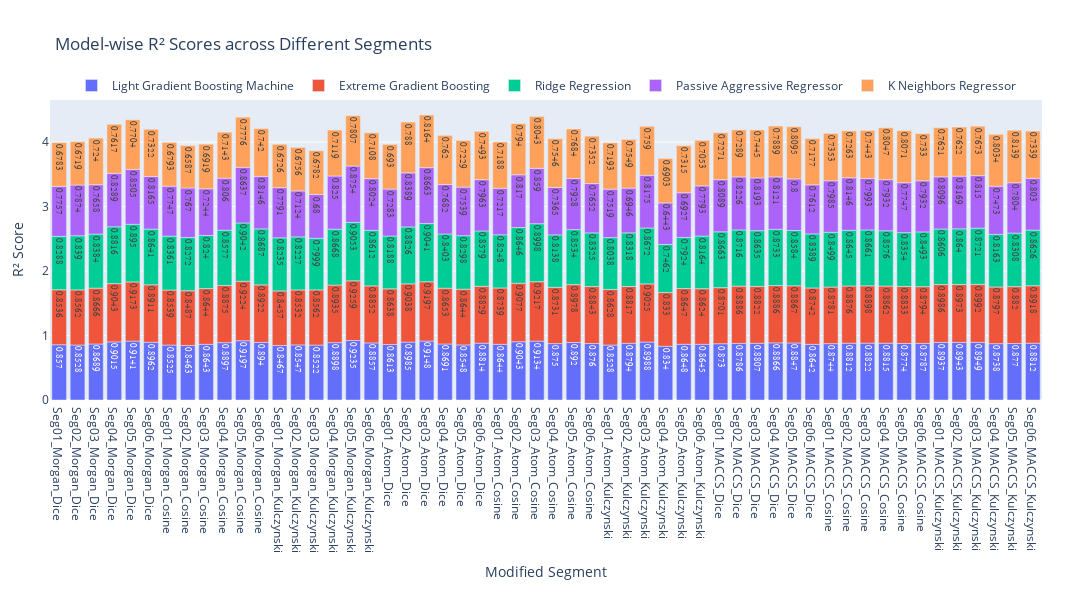

The cell this chart's notebook holds for it:
### Code cell
import plotly.express as px

# Create the bar plot with R² scores across different segments for each model
fig_model_segment = px.bar(final_results_top10, x='Modified Segment', y='R2', color='Model',
                          title='Model-wise R² Scores across Different Segments',
                          labels={'R2': 'R² Score'},
                          text=final_results_top10['R2'].round(4))  # Round to 4 decimals for display

# Update the layout to make the data labels visible
fig_model_segment.update_traces(textposition='auto', textfont=dict(size=12, family='Arial'))

# Adjust the layout
fig_model_segment.update_layout(
    height=600, width=1150, margin=dict(l=50, r=50, t=100, b=200),
    legend=dict(
        orientation='h',  # Make legend horizontal
        y=1.0,            # Position legend above the plot
        x=0.5,            # Center the legend horizontally
        xanchor='center', # Anchor the legend horizontally at the center
        yanchor='bottom', # Anchor the legend vertically at the bottom
        title_text=''     # Remove legend title
    ),
)

# Show the plot
fig_model_segment.show()

### Figure 1 — Plotly figure (JSON) as saved in the notebook; plotly's stock layout.template omitted (floating-point values rounded to 4 significant figures)
{"data": [{"alignmentgroup": "True", "hovertemplate": "Model=Light Gradient Boosting Machine<br>Modified Segment=%{x}<br>R² Score=%{y}<br>text=%{text}<extra></extra>", "legendgroup": "Light Gradient Boosting Machine", "marker": {"color": "#636efa", "pattern": {"shape": ""}}, "name": "Light Gradient Boosting Machine", "offsetgroup": "Light Gradient Boosting Machine", "orientation": "v", "showlegend": true, "text": [0.857, 0.8528, 0.8689, 0.9015, 0.9141, 0.8962, 0.8525, 0.8463, 0.8643, 0.8897, 0.9197, 0.894, 0.8467, 0.8547, 0.8522, 0.8898, 0.9235, 0.8857, 0.8613, 0.8985, 0.9148, 0.8691, 0.8548, 0.8814, 0.8644, 0.9043, 0.9134, 0.875, 0.892, 0.876, 0.8528, 0.8794, 0.8988, 0.834, 0.8648, 0.8645, 0.873, 0.8786, 0.8807, 0.8866, 0.8847, 0.8642, 0.8744, 0.8812, 0.8822, 0.8815, 0.8774, 0.8787, 0.8937, 0.8943, 0.8949, 0.8738, 0.877, 0.8812], "textfont": {"family": "Arial", "size": 12}, "textposition": "auto", "type": "bar", "x": ["Seg01_Morgan_Dice", "Seg02_Morgan_Dice", "Seg03_Morgan_Dice", "Seg04_Morgan_Dice", "Seg05_Morgan_Dice", "Seg06_Morgan_Dice", "Seg01_Morgan_Cosine", "Seg02_Morgan_Cosine", "Seg03_Morgan_Cosine", "Seg04_Morgan_Cosine", "Seg05_Morgan_Cosine", "Seg06_Morgan_Cosine", "Seg01_Morgan_Kulczynski", "Seg02_Morgan_Kulczynski", "Seg03_Morgan_Kulczynski", "Seg04_Morgan_Kulczynski", "Seg05_Morgan_Kulczynski", "Seg06_Morgan_Kulczynski", "Seg01_Atom_Dice", "Seg02_Atom_Dice", "Seg03_Atom_Dice", "Seg04_Atom_Dice", "Seg05_Atom_Dice", "Seg06_Atom_Dice", "Seg01_Atom_Cosine", "Seg02_Atom_Cosine", "Seg03_Atom_Cosine", "Seg04_Atom_Cosine", "Seg05_Atom_Cosine", "Seg06_Atom_Cosine", "Seg01_Atom_Kulczynski", "Seg02_Atom_Kulczynski", "Seg03_Atom_Kulczynski", "Seg04_Atom_Kulczynski", "Seg05_Atom_Kulczynski", "Seg06_Atom_Kulczynski", "Seg01_MACCS_Dice", "Seg02_MACCS_Dice", "Seg03_MACCS_Dice", "Seg04_MACCS_Dice", "Seg05_MACCS_Dice", "Seg06_MACCS_Dice", "Seg01_MACCS_Cosine", "Seg02_MACCS_Cosine", "Seg03_MACCS_Cosine", "Seg04_MACCS_Cosine", "Seg05_MACCS_Cosine", "Seg06_MACCS_Cosine", "Seg01_MACCS_Kulczynski", "Seg02_MACCS_Kulczynski", "Seg03_MACCS_Kulczynski", "Seg04_MACCS_Kulczynski", "Seg05_MACCS_Kulczynski", "Seg06_MACCS_Kulczynski"], "xaxis": "x", "y": [0.857, 0.8528, 0.8689, 0.9015, 0.9141, 0.8962, 0.8525, 0.8463, 0.8643, 0.8897, 0.9197, 0.894, 0.8467, 0.8547, 0.8522, 0.8898, 0.9235, 0.8857, 0.8613, 0.8985, 0.9148, 0.8691, 0.8548, 0.8814, 0.8644, 0.9043, 0.9134, 0.875, 0.892, 0.876, 0.8528, 0.8794, 0.8988, 0.834, 0.8648, 0.8645, 0.873, 0.8786, 0.8807, 0.8866, 0.8847, 0.8642, 0.8744, 0.8812, 0.8822, 0.8815, 0.8774, 0.8787, 0.8937, 0.8943, 0.8949, 0.8738, 0.877, 0.8812], "yaxis": "y"}, {"alignmentgroup": "True", "hovertemplate": "Model=Extreme Gradient Boosting<br>Modified Segment=%{x}<br>R² Score=%{y}<br>text=%{text}<extra></extra>", "legendgroup": "Extreme Gradient Boosting", "marker": {"color": "#EF553B", "pattern": {"shape": ""}}, "name": "Extreme Gradient Boosting", "offsetgroup": "Extreme Gradient Boosting", "orientation": "v", "showlegend": true, "text": [0.8536, 0.8562, 0.8666, 0.9043, 0.9173, 0.8911, 0.8539, 0.8487, 0.8644, 0.8875, 0.9224, 0.8922, 0.8457, 0.8532, 0.8562, 0.8935, 0.9259, 0.8852, 0.8638, 0.9038, 0.9197, 0.8653, 0.8644, 0.8829, 0.8739, 0.9077, 0.9217, 0.8731, 0.8978, 0.8843, 0.8628, 0.8817, 0.9025, 0.833, 0.8647, 0.8624, 0.8701, 0.8886, 0.8822, 0.8886, 0.8867, 0.8742, 0.8781, 0.8876, 0.8898, 0.8862, 0.8833, 0.8794, 0.8986, 0.8973, 0.8992, 0.8797, 0.882, 0.8918], "textfont": {"family": "Arial", "size": 12}, "textposition": "auto", "type": "bar", "x": ["Seg01_Morgan_Dice", "Seg02_Morgan_Dice", "Seg03_Morgan_Dice", "Seg04_Morgan_Dice", "Seg05_Morgan_Dice", "Seg06_Morgan_Dice", "Seg01_Morgan_Cosine", "Seg02_Morgan_Cosine", "Seg03_Morgan_Cosine", "Seg04_Morgan_Cosine", "Seg05_Morgan_Cosine", "Seg06_Morgan_Cosine", "Seg01_Morgan_Kulczynski", "Seg02_Morgan_Kulczynski", "Seg03_Morgan_Kulczynski", "Seg04_Morgan_Kulczynski", "Seg05_Morgan_Kulczynski", "Seg06_Morgan_Kulczynski", "Seg01_Atom_Dice", "Seg02_Atom_Dice", "Seg03_Atom_Dice", "Seg04_Atom_Dice", "Seg05_Atom_Dice", "Seg06_Atom_Dice", "Seg01_Atom_Cosine", "Seg02_Atom_Cosine", "Seg03_Atom_Cosine", "Seg04_Atom_Cosine", "Seg05_Atom_Cosine", "Seg06_Atom_Cosine", "Seg01_Atom_Kulczynski", "Seg02_Atom_Kulczynski", "Seg03_Atom_Kulczynski", "Seg04_Atom_Kulczynski", "Seg05_Atom_Kulczynski", "Seg06_Atom_Kulczynski", "Seg01_MACCS_Dice", "Seg02_MACCS_Dice", "Seg03_MACCS_Dice", "Seg04_MACCS_Dice", "Seg05_MACCS_Dice", "Seg06_MACCS_Dice", "Seg01_MACCS_Cosine", "Seg02_MACCS_Cosine", "Seg03_MACCS_Cosine", "Seg04_MACCS_Cosine", "Seg05_MACCS_Cosine", "Seg06_MACCS_Cosine", "Seg01_MACCS_Kulczynski", "Seg02_MACCS_Kulczynski", "Seg03_MACCS_Kulczynski", "Seg04_MACCS_Kulczynski", "Seg05_MACCS_Kulczynski", "Seg06_MACCS_Kulczynski"], "xaxis": "x", "y": [0.8536, 0.8562, 0.8666, 0.9043, 0.9173, 0.8911, 0.8539, 0.8487, 0.8644, 0.8875, 0.9224, 0.8922, 0.8457, 0.8532, 0.8562, 0.8935, 0.9259, 0.8852, 0.8638, 0.9038, 0.9197, 0.8653, 0.8644, 0.8829, 0.8739, 0.9077, 0.9217, 0.8731, 0.8978, 0.8843, 0.8628, 0.8817, 0.9025, 0.833, 0.8647, 0.8624, 0.8701, 0.8886, 0.8822, 0.8886, 0.8867, 0.8742, 0.8781, 0.8876, 0.8898, 0.8862, 0.8833, 0.8794, 0.8986, 0.8973, 0.8992, 0.8797, 0.882, 0.8918], "yaxis": "y"}, {"alignmentgroup": "True", "hovertemplate": "Model=Ridge Regression<br>Modified Segment=%{x}<br>R² Score=%{y}<br>text=%{text}<extra></extra>", "legendgroup": "Ridge Regression", "marker": {"color": "#00cc96", "pattern": {"shape": ""}}, "name": "Ridge Regression", "offsetgroup": "Ridge Regression", "orientation": "v", "showlegend": true, "text": [0.8288, 0.839, 0.8384, 0.8816, 0.895, 0.8641, 0.8361, 0.8272, 0.824, 0.8577, 0.9042, 0.8687, 0.8235, 0.8227, 0.7999, 0.8668, 0.9053, 0.8612, 0.8188, 0.8826, 0.9041, 0.8403, 0.8298, 0.8579, 0.8248, 0.8646, 0.8998, 0.8138, 0.8534, 0.8325, 0.8038, 0.8318, 0.8672, 0.7462, 0.7924, 0.8164, 0.8663, 0.8716, 0.8635, 0.8733, 0.8584, 0.8389, 0.8499, 0.8645, 0.8661, 0.8576, 0.8354, 0.8493, 0.8606, 0.864, 0.8721, 0.8163, 0.8308, 0.8626], "textfont": {"family": "Arial", "size": 12}, "textposition": "auto", "type": "bar", "x": ["Seg01_Morgan_Dice", "Seg02_Morgan_Dice", "Seg03_Morgan_Dice", "Seg04_Morgan_Dice", "Seg05_Morgan_Dice", "Seg06_Morgan_Dice", "Seg01_Morgan_Cosine", "Seg02_Morgan_Cosine", "Seg03_Morgan_Cosine", "Seg04_Morgan_Cosine", "Seg05_Morgan_Cosine", "Seg06_Morgan_Cosine", "Seg01_Morgan_Kulczynski", "Seg02_Morgan_Kulczynski", "Seg03_Morgan_Kulczynski", "Seg04_Morgan_Kulczynski", "Seg05_Morgan_Kulczynski", "Seg06_Morgan_Kulczynski", "Seg01_Atom_Dice", "Seg02_Atom_Dice", "Seg03_Atom_Dice", "Seg04_Atom_Dice", "Seg05_Atom_Dice", "Seg06_Atom_Dice", "Seg01_Atom_Cosine", "Seg02_Atom_Cosine", "Seg03_Atom_Cosine", "Seg04_Atom_Cosine", "Seg05_Atom_Cosine", "Seg06_Atom_Cosine", "Seg01_Atom_Kulczynski", "Seg02_Atom_Kulczynski", "Seg03_Atom_Kulczynski", "Seg04_Atom_Kulczynski", "Seg05_Atom_Kulczynski", "Seg06_Atom_Kulczynski", "Seg01_MACCS_Dice", "Seg02_MACCS_Dice", "Seg03_MACCS_Dice", "Seg04_MACCS_Dice", "Seg05_MACCS_Dice", "Seg06_MACCS_Dice", "Seg01_MACCS_Cosine", "Seg02_MACCS_Cosine", "Seg03_MACCS_Cosine", "Seg04_MACCS_Cosine", "Seg05_MACCS_Cosine", "Seg06_MACCS_Cosine", "Seg01_MACCS_Kulczynski", "Seg02_MACCS_Kulczynski", "Seg03_MACCS_Kulczynski", "Seg04_MACCS_Kulczynski", "Seg05_MACCS_Kulczynski", "Seg06_MACCS_Kulczynski"], "xaxis": "x", "y": [0.8288, 0.839, 0.8384, 0.8816, 0.895, 0.8641, 0.8361, 0.8272, 0.824, 0.8577, 0.9042, 0.8687, 0.8235, 0.8227, 0.7999, 0.8668, 0.9053, 0.8612, 0.8188, 0.8826, 0.9041, 0.8403, 0.8298, 0.8579, 0.8248, 0.8646, 0.8998, 0.8138, 0.8534, 0.8325, 0.8038, 0.8318, 0.8672, 0.7462, 0.7924, 0.8164, 0.8663, 0.8716, 0.8635, 0.8733, 0.8584, 0.8389, 0.8499, 0.8645, 0.8661, 0.8576, 0.8354, 0.8493, 0.8606, 0.864, 0.8721, 0.8163, 0.8308, 0.8626], "yaxis": "y"}, {"alignmentgroup": "True", "hovertemplate": "Model=Passive Aggressive Regressor<br>Modified Segment=%{x}<br>R² Score=%{y}<br>text=%{text}<extra></extra>", "legendgroup": "Passive Aggressive Regressor", "marker": {"color": "#ab63fa", "pattern": {"shape": ""}}, "name": "Passive Aggressive Regressor", "offsetgroup": "Passive Aggressive Regressor", "orientation": "v", "showlegend": true, "text": [0.7757, 0.7874, 0.7658, 0.8289, 0.8505, 0.8165, 0.7747, 0.767, 0.7244, 0.806, 0.8637, 0.8146, 0.7791, 0.7124, 0.68, 0.825, 0.8754, 0.8024, 0.7283, 0.8389, 0.8663, 0.7682, 0.7539, 0.7963, 0.7217, 0.817, 0.859, 0.7365, 0.7928, 0.7652, 0.7519, 0.6946, 0.8175, 0.6443, 0.6927, 0.7793, 0.8089, 0.8226, 0.8193, 0.8121, 0.8, 0.7612, 0.7985, 0.8146, 0.7993, 0.7932, 0.7747, 0.7932, 0.8096, 0.8169, 0.815, 0.7473, 0.7804, 0.803], "textfont": {"family": "Arial", "size": 12}, "textposition": "auto", "type": "bar", "x": ["Seg01_Morgan_Dice", "Seg02_Morgan_Dice", "Seg03_Morgan_Dice", "Seg04_Morgan_Dice", "Seg05_Morgan_Dice", "Seg06_Morgan_Dice", "Seg01_Morgan_Cosine", "Seg02_Morgan_Cosine", "Seg03_Morgan_Cosine", "Seg04_Morgan_Cosine", "Seg05_Morgan_Cosine", "Seg06_Morgan_Cosine", "Seg01_Morgan_Kulczynski", "Seg02_Morgan_Kulczynski", "Seg03_Morgan_Kulczynski", "Seg04_Morgan_Kulczynski", "Seg05_Morgan_Kulczynski", "Seg06_Morgan_Kulczynski", "Seg01_Atom_Dice", "Seg02_Atom_Dice", "Seg03_Atom_Dice", "Seg04_Atom_Dice", "Seg05_Atom_Dice", "Seg06_Atom_Dice", "Seg01_Atom_Cosine", "Seg02_Atom_Cosine", "Seg03_Atom_Cosine", "Seg04_Atom_Cosine", "Seg05_Atom_Cosine", "Seg06_Atom_Cosine", "Seg01_Atom_Kulczynski", "Seg02_Atom_Kulczynski", "Seg03_Atom_Kulczynski", "Seg04_Atom_Kulczynski", "Seg05_Atom_Kulczynski", "Seg06_Atom_Kulczynski", "Seg01_MACCS_Dice", "Seg02_MACCS_Dice", "Seg03_MACCS_Dice", "Seg04_MACCS_Dice", "Seg05_MACCS_Dice", "Seg06_MACCS_Dice", "Seg01_MACCS_Cosine", "Seg02_MACCS_Cosine", "Seg03_MACCS_Cosine", "Seg04_MACCS_Cosine", "Seg05_MACCS_Cosine", "Seg06_MACCS_Cosine", "Seg01_MACCS_Kulczynski", "Seg02_MACCS_Kulczynski", "Seg03_MACCS_Kulczynski", "Seg04_MACCS_Kulczynski", "Seg05_MACCS_Kulczynski", "Seg06_MACCS_Kulczynski"], "xaxis": "x", "y": [0.7757, 0.7874, 0.7658, 0.8289, 0.8505, 0.8165, 0.7747, 0.767, 0.7244, 0.806, 0.8637, 0.8146, 0.7791, 0.7124, 0.68, 0.825, 0.8754, 0.8024, 0.7283, 0.8389, 0.8663, 0.7682, 0.7539, 0.7963, 0.7217, 0.817, 0.859, 0.7365, 0.7928, 0.7652, 0.7519, 0.6946, 0.8175, 0.6443, 0.6927, 0.7793, 0.8089, 0.8226, 0.8193, 0.8121, 0.8, 0.7612, 0.7985, 0.8146, 0.7993, 0.7932, 0.7747, 0.7932, 0.8096, 0.8169, 0.815, 0.7473, 0.7804, 0.803], "yaxis": "y"}, {"alignmentgroup": "True", "hovertemplate": "Model=K Neighbors Regressor<br>Modified Segment=%{x}<br>R² Score=%{y}<br>text=%{text}<extra></extra>", "legendgroup": "K Neighbors Regressor", "marker": {"color": "#FFA15A", "pattern": {"shape": ""}}, "name": "K Neighbors Regressor", "offsetgroup": "K Neighbors Regressor", "orientation": "v", "showlegend": true, "text": [0.6783, 0.6719, 0.724, 0.7617, 0.7704, 0.7322, 0.6793, 0.6587, 0.6919, 0.7143, 0.7776, 0.742, 0.6726, 0.6756, 0.6782, 0.7119, 0.7807, 0.7108, 0.693, 0.788, 0.8164, 0.762, 0.7229, 0.7493, 0.7188, 0.794, 0.8043, 0.7546, 0.7684, 0.7352, 0.7193, 0.7549, 0.759, 0.6903, 0.7315, 0.7053, 0.7271, 0.7289, 0.7445, 0.7889, 0.8095, 0.7177, 0.7353, 0.7263, 0.7443, 0.8047, 0.8071, 0.733, 0.7621, 0.7622, 0.7673, 0.8034, 0.8139, 0.7339], "textfont": {"family": "Arial", "size": 12}, "textposition": "auto", "type": "bar", "x": ["Seg01_Morgan_Dice", "Seg02_Morgan_Dice", "Seg03_Morgan_Dice", "Seg04_Morgan_Dice", "Seg05_Morgan_Dice", "Seg06_Morgan_Dice", "Seg01_Morgan_Cosine", "Seg02_Morgan_Cosine", "Seg03_Morgan_Cosine", "Seg04_Morgan_Cosine", "Seg05_Morgan_Cosine", "Seg06_Morgan_Cosine", "Seg01_Morgan_Kulczynski", "Seg02_Morgan_Kulczynski", "Seg03_Morgan_Kulczynski", "Seg04_Morgan_Kulczynski", "Seg05_Morgan_Kulczynski", "Seg06_Morgan_Kulczynski", "Seg01_Atom_Dice", "Seg02_Atom_Dice", "Seg03_Atom_Dice", "Seg04_Atom_Dice", "Seg05_Atom_Dice", "Seg06_Atom_Dice", "Seg01_Atom_Cosine", "Seg02_Atom_Cosine", "Seg03_Atom_Cosine", "Seg04_Atom_Cosine", "Seg05_Atom_Cosine", "Seg06_Atom_Cosine", "Seg01_Atom_Kulczynski", "Seg02_Atom_Kulczynski", "Seg03_Atom_Kulczynski", "Seg04_Atom_Kulczynski", "Seg05_Atom_Kulczynski", "Seg06_Atom_Kulczynski", "Seg01_MACCS_Dice", "Seg02_MACCS_Dice", "Seg03_MACCS_Dice", "Seg04_MACCS_Dice", "Seg05_MACCS_Dice", "Seg06_MACCS_Dice", "Seg01_MACCS_Cosine", "Seg02_MACCS_Cosine", "Seg03_MACCS_Cosine", "Seg04_MACCS_Cosine", "Seg05_MACCS_Cosine", "Seg06_MACCS_Cosine", "Seg01_MACCS_Kulczynski", "Seg02_MACCS_Kulczynski", "Seg03_MACCS_Kulczynski", "Seg04_MACCS_Kulczynski", "Seg05_MACCS_Kulczynski", "Seg06_MACCS_Kulczynski"], "xaxis": "x", "y": [0.6783, 0.6719, 0.724, 0.7617, 0.7704, 0.7322, 0.6793, 0.6587, 0.6919, 0.7143, 0.7776, 0.742, 0.6726, 0.6756, 0.6782, 0.7119, 0.7807, 0.7108, 0.693, 0.788, 0.8164, 0.762, 0.7229, 0.7493, 0.7188, 0.794, 0.8043, 0.7546, 0.7684, 0.7352, 0.7193, 0.7549, 0.759, 0.6903, 0.7315, 0.7053, 0.7271, 0.7289, 0.7445, 0.7889, 0.8095, 0.7177, 0.7353, 0.7263, 0.7443, 0.8047, 0.8071, 0.733, 0.7621, 0.7622, 0.7673, 0.8034, 0.8139, 0.7339], "yaxis": "y"}], "layout": {"barmode": "relative", "height": 600, "legend": {"orientation": "h", "title": {"text": ""}, "tracegroupgap": 0, "x": 0.5, "xanchor": "center", "y": 1, "yanchor": "bottom"}, "margin": {"b": 200, "l": 50, "r": 50, "t": 100}, "title": {"text": "Model-wise R² Scores across Different Segments"}, "width": 1150, "xaxis": {"anchor": "y", "domain": [0, 1], "title": {"text": "Modified Segment"}}, "yaxis": {"anchor": "x", "domain": [0, 1], "title": {"text": "R² Score"}}}}
